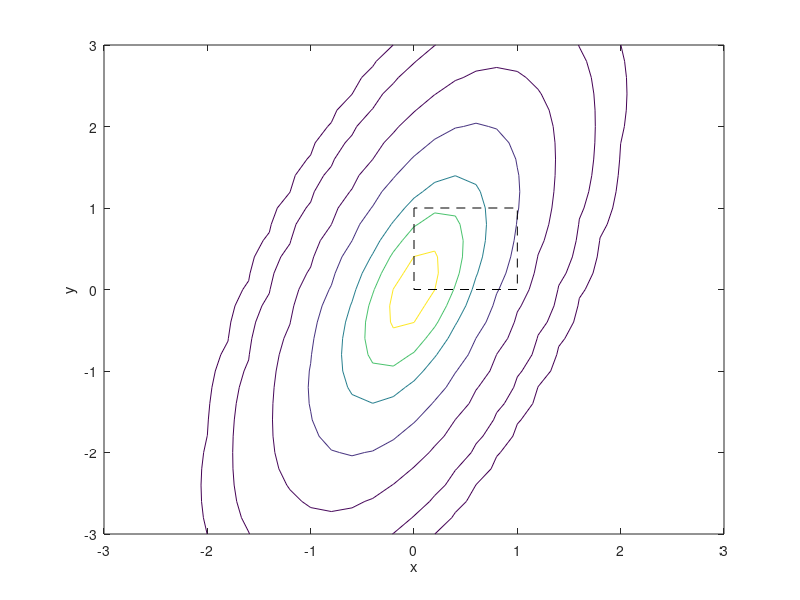

MATLAB code for this plot:
clear 
close all 
clc


mu = [0 0];
Sigma = [0.25 0.3; 0.3 1];


%%% Compute the probability over the unit square.
p = mvncdf([0 0],[1 1],mu,Sigma);

%% create a grid of evenly spaced points in two-dimensional space.
x1 = -3:.2:3;
x2 = -3:.2:3;
[X1,X2] = meshgrid(x1,x2);
X = [X1(:) X2(:)];

%%evulate pdf of the grid
y = mvnpdf(X,mu,Sigma);
y = reshape(y,length(x2),length(x1));


contour(x1,x2,y,[0.0001 0.001 0.01 0.05 0.15 0.25 0.35])
xlabel('x')
ylabel('y')
line([0 0 1 1 0],[1 0 0 1 1],'Linestyle','--','Color','k')